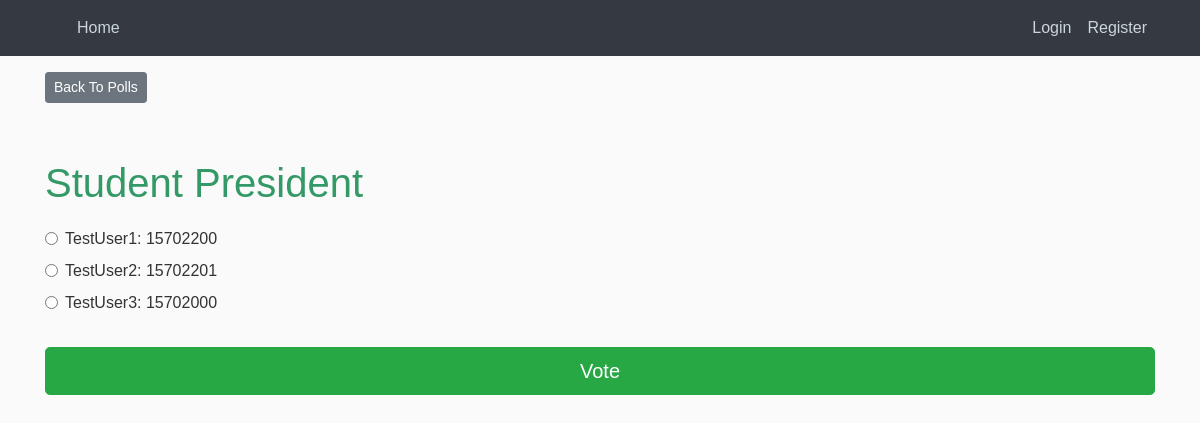
Page /2/ on the committed database.
### VotingApp/models.py (models this page shows, shortened)
class Poll(models.Model):
    poll_text = models.CharField(max_length=200)
    start_date = models.DateTimeField(default=timezone.now)
    end_date = models.DateTimeField()

class Choice(models.Model):
    contestant = models.ForeignKey(
        Contestant, on_delete=models.CASCADE, limit_choices_to={"approved": True})
    poll = models.ForeignKey(Poll, on_delete=models.CASCADE)
    votes = models.PositiveIntegerField(default=0)
    class Meta:
        constraints = [
            models.UniqueConstraint(
                fields=['contestant', 'poll'], name='unique_choice')
        ]

class Contestant(models.Model):
    user = models.ForeignKey(settings.AUTH_USER_MODEL,
                             on_delete=models.CASCADE)
    approved = models.BooleanField(default=False)
    poll = models.ForeignKey(Poll, on_delete=models.CASCADE)
    class Meta:
        constraints = [
            models.UniqueConstraint(
                fields=['user', 'poll'], name='unique_contestant')
        ]
    def __str__(self):
        return self.user.full_name + ": " + self.user.student_number

### VotingUsers/models.py (models this page shows, shortened)
class VotingUser(AbstractBaseUser):
    student_number = models.CharField(max_length=8,unique= True, verbose_name="Student Number")
    full_name = models.CharField(verbose_name="Full Name",max_length=50)
    login_code = models.PositiveSmallIntegerField(verbose_name="Login Code")
    date_joined = models.DateTimeField(verbose_name="date joined",auto_now_add=True)
    last_login = models.DateTimeField(verbose_name="last login", auto_now=True)
    is_admin = models.BooleanField(default=False)
    is_active = models.BooleanField(default=True)
    is_staff = models.BooleanField(default=False)
    is_superuser = models.BooleanField(default=False)
    USERNAME_FIELD = 'student_number'
    REQUIRED_FIELDS = ['full_name','login_code',]
    objects = MyVotingUserManager()

### VotingApp/views.py (the view)
# urls.py: path('<int:poll_id>/', views.detail, name='detail'),
def detail(request, poll_id):
    try:
        poll = Poll.objects.get(pk=poll_id)
    except Poll.DoesNotExist:
        raise Http404("Poll does not exist")
    return render(request, 'VotingApp/detail.html', {'poll': poll})

### templates/VotingApp/detail.html (shortened to what this page needs)
{% extends 'base.html' %}
{% block content %}
<div class="container mt-3">
    <a class="btn btn-secondary btn-sm mb-3" href="{% url 'VotingApp:home' %}">Back To Polls</a>
    <h1>{{ poll.poll_text }}</h1>
    <form action="{% url 'VotingApp:vote' poll.id %}" method="post">
        {% for choice in poll.choice_set.all %}
        <div class="form-check">
            <input type="radio" name="choice" class="form-check-input" id="choice{{ forloop.counter }}"
                value="{{ choice.id }}" />
            <label for="choice{{ forloop.counter }}">{{ choice.contestant }}</label>
        </div>
        {% endfor %}
        <button type="submit" value="Vote" class="btn btn-success btn-lg btn-block mt-4">Vote</button>
    </form>
</div>
{% endblock content %}

### VotingApp/static/VotingApp/main.css (style rules this page uses)
body { background: #fafafa; color: #333333; font-family: sans-serif; font-weight: 100; }
h1, h2, h3, h4, h5, h6 { color: #444444; }
h1 { color: #396; font-weight: 100; font-size: 40px; margin: 40px 0px 20px; }

### rows in the picture
Poll: poll_text "Student President"
Choice: contestant "TestUser1: 15702200"
Choice: contestant "TestUser2: 15702201"
Choice: contestant "TestUser3: 15702000"
